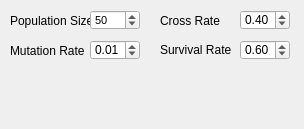
<?xml version="1.0" encoding="UTF-8"?>
<ui version="4.0">
 <class>ParametersGA</class>
 <widget class="QWidget" name="ParametersGA">
  <property name="geometry">
   <rect>
    <x>0</x>
    <y>0</y>
    <width>304</width>
    <height>129</height>
   </rect>
  </property>
  <property name="windowTitle">
   <string>Form</string>
  </property>
  <widget class="QDoubleSpinBox" name="mutationSpin">
   <property name="geometry">
    <rect>
     <x>90</x>
     <y>40</y>
     <width>50</width>
     <height>20</height>
    </rect>
   </property>
   <property name="font">
    <font>
     <pointsize>9</pointsize>
    </font>
   </property>
   <property name="decimals">
    <number>2</number>
   </property>
   <property name="minimum">
    <double>0.000000000000000</double>
   </property>
   <property name="maximum">
    <double>1.000000000000000</double>
   </property>
   <property name="singleStep">
    <double>0.010000000000000</double>
   </property>
   <property name="value">
    <double>0.010000000000000</double>
   </property>
  </widget>
  <widget class="QLabel" name="label_12">
   <property name="geometry">
    <rect>
     <x>10</x>
     <y>40</y>
     <width>81</width>
     <height>21</height>
    </rect>
   </property>
   <property name="font">
    <font>
     <pointsize>9</pointsize>
    </font>
   </property>
   <property name="text">
    <string>Mutation Rate</string>
   </property>
  </widget>
  <widget class="QLabel" name="label_14">
   <property name="geometry">
    <rect>
     <x>160</x>
     <y>10</y>
     <width>81</width>
     <height>21</height>
    </rect>
   </property>
   <property name="font">
    <font>
     <pointsize>9</pointsize>
    </font>
   </property>
   <property name="text">
    <string>Cross Rate</string>
   </property>
  </widget>
  <widget class="QLabel" name="label_15">
   <property name="geometry">
    <rect>
     <x>160</x>
     <y>40</y>
     <width>81</width>
     <height>20</height>
    </rect>
   </property>
   <property name="font">
    <font>
     <pointsize>9</pointsize>
    </font>
   </property>
   <property name="text">
    <string>Survival Rate</string>
   </property>
  </widget>
  <widget class="QDoubleSpinBox" name="crossSpin">
   <property name="geometry">
    <rect>
     <x>240</x>
     <y>10</y>
     <width>50</width>
     <height>20</height>
    </rect>
   </property>
   <property name="font">
    <font>
     <pointsize>9</pointsize>
    </font>
   </property>
   <property name="minimum">
    <double>0.010000000000000</double>
   </property>
   <property name="maximum">
    <double>1.000000000000000</double>
   </property>
   <property name="singleStep">
    <double>0.050000000000000</double>
   </property>
   <property name="value">
    <double>0.400000000000000</double>
   </property>
  </widget>
  <widget class="QDoubleSpinBox" name="survivalSpin">
   <property name="geometry">
    <rect>
     <x>240</x>
     <y>40</y>
     <width>50</width>
     <height>20</height>
    </rect>
   </property>
   <property name="font">
    <font>
     <pointsize>9</pointsize>
    </font>
   </property>
   <property name="minimum">
    <double>0.010000000000000</double>
   </property>
   <property name="maximum">
    <double>1.000000000000000</double>
   </property>
   <property name="singleStep">
    <double>0.050000000000000</double>
   </property>
   <property name="value">
    <double>0.600000000000000</double>
   </property>
  </widget>
  <widget class="QLabel" name="label_13">
   <property name="geometry">
    <rect>
     <x>10</x>
     <y>10</y>
     <width>81</width>
     <height>21</height>
    </rect>
   </property>
   <property name="font">
    <font>
     <pointsize>9</pointsize>
    </font>
   </property>
   <property name="text">
    <string>Population Size</string>
   </property>
  </widget>
  <widget class="QSpinBox" name="populationSpin">
   <property name="geometry">
    <rect>
     <x>90</x>
     <y>10</y>
     <width>50</width>
     <height>20</height>
    </rect>
   </property>
   <property name="font">
    <font>
     <pointsize>8</pointsize>
    </font>
   </property>
   <property name="minimum">
    <number>10</number>
   </property>
   <property name="maximum">
    <number>1000</number>
   </property>
   <property name="value">
    <number>50</number>
   </property>
  </widget>
 </widget>
 <resources/>
 <connections/>
</ui>
